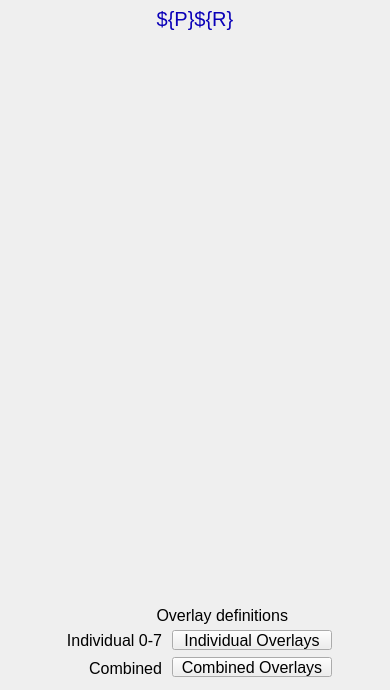
<?xml version="1.0" ?>
<ui version="4.0">
  <class>Dialog</class>
  <widget class="PyDMFrame" name="screen">
    <property name="geometry">
      <rect>
        <x>353</x>
        <y>59</y>
        <width>390</width>
        <height>690</height>
      </rect>
    </property>
    <property name="minimumSize">
      <size>
        <width>390</width>
        <height>690</height>
      </size>
    </property>
    <property name="styleSheet">
      <string notr="true">PyDMFrame#screen {
  color: rgb(0, 0, 0);
  background-color: rgb(187, 187, 187);
  }</string>
    </property>
    <property name="windowTitle">
      <string>NDOverlay</string>
    </property>
    <layout class="QGridLayout" name="gridLayout" columnstretch="5,17,60,56,24,10,116,44,53,5" rowstretch="5,1,24,1,9,555,5,5,20,5,20,7,1,19,1,7,5">
      <property name="leftMargin">
        <number>0</number>
      </property>
      <property name="topMargin">
        <number>0</number>
      </property>
      <property name="rightMargin">
        <number>0</number>
      </property>
      <property name="bottomMargin">
        <number>0</number>
      </property>
      <property name="horizontalSpacing">
        <number>0</number>
      </property>
      <property name="verticalSpacing">
        <number>0</number>
      </property>
      <item row="1" column="0" rowspan="2" colspan="10">
        <widget class="PyDMDrawingRectangle" name="rectangle">
          <property name="geometry">
            <rect>
              <x>0</x>
              <y>5</y>
              <width>390</width>
              <height>25</height>
            </rect>
          </property>
          <property name="sizePolicy">
            <sizepolicy hsizetype="Ignored" vsizetype="Ignored">
              <horstretch>0</horstretch>
              <verstretch>0</verstretch>
            </sizepolicy>
          </property>
          <property name="brush" stdset="0">
            <brush brushstyle="SolidPattern">
              <color alpha="255">
                <red>218</red>
                <green>218</green>
                <blue>218</blue>
              </color>
            </brush>
          </property>
          <property name="penStyle" stdset="0">
            <enum>Qt::SolidLine</enum>
          </property>
          <property name="penColor" stdset="0">
            <color>
              <red>218</red>
              <green>218</green>
              <blue>218</blue>
            </color>
          </property>
          <property name="penWidth" stdset="0">
            <double>0</double>
          </property>
          <property name="penCapStyle" stdset="0">
            <enum>Qt::FlatCap</enum>
          </property>
          <property name="toolTip">
            <string>rectangle</string>
          </property>
        </widget>
      </item>
      <item row="2" column="0" rowspan="2" colspan="10">
        <widget class="QLabel" name="text">
          <property name="geometry">
            <rect>
              <x>0</x>
              <y>6</y>
              <width>390</width>
              <height>25</height>
            </rect>
          </property>
          <property name="sizePolicy">
            <sizepolicy hsizetype="Ignored" vsizetype="Ignored">
              <horstretch>0</horstretch>
              <verstretch>0</verstretch>
            </sizepolicy>
          </property>
          <property name="text">
            <string>${P}${R}</string>
          </property>
          <property name="font">
            <font>
              <pointsize>15</pointsize>
            </font>
          </property>
          <property name="brush" stdset="0">
            <brush brushstyle="SolidPattern">
              <color alpha="255">
                <red>10</red>
                <green>0</green>
                <blue>184</blue>
              </color>
            </brush>
          </property>
          <property name="toolTip">
            <string>text</string>
          </property>
          <property name="alignment">
            <set>Qt::AlignCenter</set>
          </property>
          <property name="styleSheet">
            <string notr="true">QLabel#text {
  color: rgb(10, 0, 184);
  }</string>
          </property>
        </widget>
      </item>
      <item row="5" column="1" colspan="8">
        <widget class="PyDMEmbeddedDisplay" name="composite">
          <property name="geometry">
            <rect>
              <x>5</x>
              <y>40</y>
              <width>380</width>
              <height>555</height>
            </rect>
          </property>
          <property name="sizePolicy">
            <sizepolicy hsizetype="Ignored" vsizetype="Ignored">
              <horstretch>0</horstretch>
              <verstretch>0</verstretch>
            </sizepolicy>
          </property>
          <property name="toolTip">
            <string>composite</string>
          </property>
          <property name="filename" stdset="0">
            <string>NDPluginBase.ui</string>
          </property>
        </widget>
      </item>
      <item row="7" column="1" rowspan="9" colspan="8">
        <widget class="PyDMDrawingRectangle" name="rectangle_1">
          <property name="geometry">
            <rect>
              <x>5</x>
              <y>600</y>
              <width>380</width>
              <height>85</height>
            </rect>
          </property>
          <property name="sizePolicy">
            <sizepolicy hsizetype="Ignored" vsizetype="Ignored">
              <horstretch>0</horstretch>
              <verstretch>0</verstretch>
            </sizepolicy>
          </property>
          <property name="brush" stdset="0">
            <brush brushstyle="NoBrush">
              <color alpha="255">
                <red>0</red>
                <green>0</green>
                <blue>0</blue>
              </color>
            </brush>
          </property>
          <property name="penStyle" stdset="0">
            <enum>Qt::SolidLine</enum>
          </property>
          <property name="penColor" stdset="0">
            <color>
              <red>0</red>
              <green>0</green>
              <blue>0</blue>
            </color>
          </property>
          <property name="penWidth" stdset="0">
            <double>1</double>
          </property>
          <property name="penCapStyle" stdset="0">
            <enum>Qt::FlatCap</enum>
          </property>
          <property name="toolTip">
            <string>rectangle_1</string>
          </property>
        </widget>
      </item>
      <item row="10" column="6" colspan="2">
        <widget class="PyDMRelatedDisplayButton" name="related_display">
          <property name="geometry">
            <rect>
              <x>172</x>
              <y>630</y>
              <width>160</width>
              <height>20</height>
            </rect>
          </property>
          <property name="sizePolicy">
            <sizepolicy hsizetype="Ignored" vsizetype="Ignored">
              <horstretch>0</horstretch>
              <verstretch>0</verstretch>
            </sizepolicy>
          </property>
          <property name="toolTip">
            <string>Individual Overlays</string>
          </property>
          <property name="text">
            <string>Individual Overlays</string>
          </property>
          <property name="showIcon" stdset="0">
            <bool>true</bool>
          </property>
          <property name="font">
            <font>
              <pointsize>12</pointsize>
            </font>
          </property>
          <property name="styleSheet">
            <string notr="true">PyDMRelatedDisplayButton#related_display {
  color: rgb(0, 0, 0);
  background-color: rgb(115, 223, 255);
  }</string>
          </property>
          <property name="titles" stdset="0">
            <stringlist>
              <string>Overlay 1</string>
              <string>Overlay 2</string>
              <string>Overlay 3</string>
              <string>Overlay 4</string>
              <string>Overlay 5</string>
              <string>Overlay 6</string>
              <string>Overlay 7</string>
              <string>Overlay 8</string>
            </stringlist>
          </property>
          <property name="filenames" stdset="0">
            <stringlist>
              <string>NDOverlayN.ui</string>
              <string>NDOverlayN.ui</string>
              <string>NDOverlayN.ui</string>
              <string>NDOverlayN.ui</string>
              <string>NDOverlayN.ui</string>
              <string>NDOverlayN.ui</string>
              <string>NDOverlayN.ui</string>
              <string>NDOverlayN.ui</string>
            </stringlist>
          </property>
          <property name="macros" stdset="0">
            <stringlist>
              <string>P=${P}, R=${R}1:</string>
              <string>P=${P}, R=${R}2:</string>
              <string>P=${P}, R=${R}3:</string>
              <string>P=${P}, R=${R}4:</string>
              <string>P=${P}, R=${R}5:</string>
              <string>P=${P}, R=${R}6:</string>
              <string>P=${P}, R=${R}7:</string>
              <string>P=${P}, R=${R}8:</string>
            </stringlist>
          </property>
          <property name="openInNewWindow" stdset="0">
            <bool>true</bool>
          </property>
        </widget>
      </item>
      <item row="10" column="2" colspan="3">
        <widget class="QLabel" name="text_1">
          <property name="geometry">
            <rect>
              <x>22</x>
              <y>630</y>
              <width>140</width>
              <height>20</height>
            </rect>
          </property>
          <property name="sizePolicy">
            <sizepolicy hsizetype="Ignored" vsizetype="Ignored">
              <horstretch>0</horstretch>
              <verstretch>0</verstretch>
            </sizepolicy>
          </property>
          <property name="text">
            <string>Individual 0-7</string>
          </property>
          <property name="font">
            <font>
              <pointsize>12</pointsize>
            </font>
          </property>
          <property name="brush" stdset="0">
            <brush brushstyle="SolidPattern">
              <color alpha="255">
                <red>0</red>
                <green>0</green>
                <blue>0</blue>
              </color>
            </brush>
          </property>
          <property name="toolTip">
            <string>text_1</string>
          </property>
          <property name="alignment">
            <set>Qt::AlignRight|Qt::AlignTrailing|Qt::AlignVCenter</set>
          </property>
          <property name="styleSheet">
            <string notr="true">QLabel#text_1 {
  color: rgb(0, 0, 0);
  }</string>
          </property>
        </widget>
      </item>
      <item row="12" column="6" rowspan="2" colspan="2">
        <widget class="PyDMRelatedDisplayButton" name="related_display_1">
          <property name="geometry">
            <rect>
              <x>172</x>
              <y>657</y>
              <width>160</width>
              <height>20</height>
            </rect>
          </property>
          <property name="sizePolicy">
            <sizepolicy hsizetype="Ignored" vsizetype="Ignored">
              <horstretch>0</horstretch>
              <verstretch>0</verstretch>
            </sizepolicy>
          </property>
          <property name="toolTip">
            <string>Combined Overlays</string>
          </property>
          <property name="text">
            <string>Combined Overlays</string>
          </property>
          <property name="showIcon" stdset="0">
            <bool>true</bool>
          </property>
          <property name="font">
            <font>
              <pointsize>12</pointsize>
            </font>
          </property>
          <property name="styleSheet">
            <string notr="true">PyDMRelatedDisplayButton#related_display_1 {
  color: rgb(0, 0, 0);
  background-color: rgb(115, 223, 255);
  }</string>
          </property>
          <property name="titles" stdset="0">
            <stringlist>
              <string>Overlays 1-8</string>
              <string>Overlays 9-16</string>
            </stringlist>
          </property>
          <property name="filenames" stdset="0">
            <stringlist>
              <string>NDOverlay8.ui</string>
              <string>NDOverlay8.ui</string>
            </stringlist>
          </property>
          <property name="macros" stdset="0">
            <stringlist>
              <string>P=${P},R=${R},O1=${R}1:,O2=${R}2:,O3=${R}3:,O4=${R}4:,O5=${R}5:,O6=${R}6:,O7=${R}7:,O8=${R}8:</string>
              <string>P=${P},R=${R},O1=${R}9:,O2=${R}10:,O3=${R}11:,O4=${R}12:,O5=${R}13:,O6=${R}14:,O7=${R}15:,O8=${R}16:</string>
            </stringlist>
          </property>
          <property name="openInNewWindow" stdset="0">
            <bool>true</bool>
          </property>
        </widget>
      </item>
      <item row="8" column="4" colspan="3">
        <widget class="QLabel" name="text_2">
          <property name="geometry">
            <rect>
              <x>138</x>
              <y>605</y>
              <width>150</width>
              <height>20</height>
            </rect>
          </property>
          <property name="sizePolicy">
            <sizepolicy hsizetype="Ignored" vsizetype="Ignored">
              <horstretch>0</horstretch>
              <verstretch>0</verstretch>
            </sizepolicy>
          </property>
          <property name="text">
            <string>Overlay definitions</string>
          </property>
          <property name="font">
            <font>
              <pointsize>12</pointsize>
            </font>
          </property>
          <property name="brush" stdset="0">
            <brush brushstyle="SolidPattern">
              <color alpha="255">
                <red>0</red>
                <green>0</green>
                <blue>0</blue>
              </color>
            </brush>
          </property>
          <property name="toolTip">
            <string>text_2</string>
          </property>
          <property name="alignment">
            <set>Qt::AlignRight|Qt::AlignTrailing|Qt::AlignVCenter</set>
          </property>
          <property name="styleSheet">
            <string notr="true">QLabel#text_2 {
  color: rgb(0, 0, 0);
  }</string>
          </property>
        </widget>
      </item>
      <item row="13" column="3" rowspan="2" colspan="2">
        <widget class="QLabel" name="text_3">
          <property name="geometry">
            <rect>
              <x>82</x>
              <y>658</y>
              <width>80</width>
              <height>20</height>
            </rect>
          </property>
          <property name="sizePolicy">
            <sizepolicy hsizetype="Ignored" vsizetype="Ignored">
              <horstretch>0</horstretch>
              <verstretch>0</verstretch>
            </sizepolicy>
          </property>
          <property name="text">
            <string>Combined</string>
          </property>
          <property name="font">
            <font>
              <pointsize>12</pointsize>
            </font>
          </property>
          <property name="brush" stdset="0">
            <brush brushstyle="SolidPattern">
              <color alpha="255">
                <red>0</red>
                <green>0</green>
                <blue>0</blue>
              </color>
            </brush>
          </property>
          <property name="toolTip">
            <string>text_3</string>
          </property>
          <property name="alignment">
            <set>Qt::AlignRight|Qt::AlignTrailing|Qt::AlignVCenter</set>
          </property>
          <property name="styleSheet">
            <string notr="true">QLabel#text_3 {
  color: rgb(0, 0, 0);
  }</string>
          </property>
        </widget>
      </item>
    </layout>
    <zorder>rectangle</zorder>
    <zorder>text</zorder>
    <zorder>composite</zorder>
    <zorder>rectangle_1</zorder>
    <zorder>related_display</zorder>
    <zorder>text_1</zorder>
    <zorder>related_display_1</zorder>
    <zorder>text_2</zorder>
    <zorder>text_3</zorder>
  </widget>
  <customwidgets>
    <customwidget>
      <class>PyDMDrawingRectangle</class>
      <extends>QWidget</extends>
      <header>pydm.widgets.drawing</header>
    </customwidget>
    <customwidget>
      <class>PyDMLabel</class>
      <extends>QLabel</extends>
      <header>pydm.widgets.label</header>
    </customwidget>
    <customwidget>
      <class>PyDMEmbeddedDisplay</class>
      <extends>QFrame</extends>
      <header>pydm.widgets.embedded_display</header>
    </customwidget>
    <customwidget>
      <class>PyDMRelatedDisplayButton</class>
      <extends>QPushButton</extends>
      <header>pydm.widgets.related_display_button</header>
    </customwidget>
    <customwidget>
      <class>PyDMFrame</class>
      <extends>QFrame</extends>
      <header>pydm.widgets.frame</header>
    </customwidget>
  </customwidgets>
</ui>
